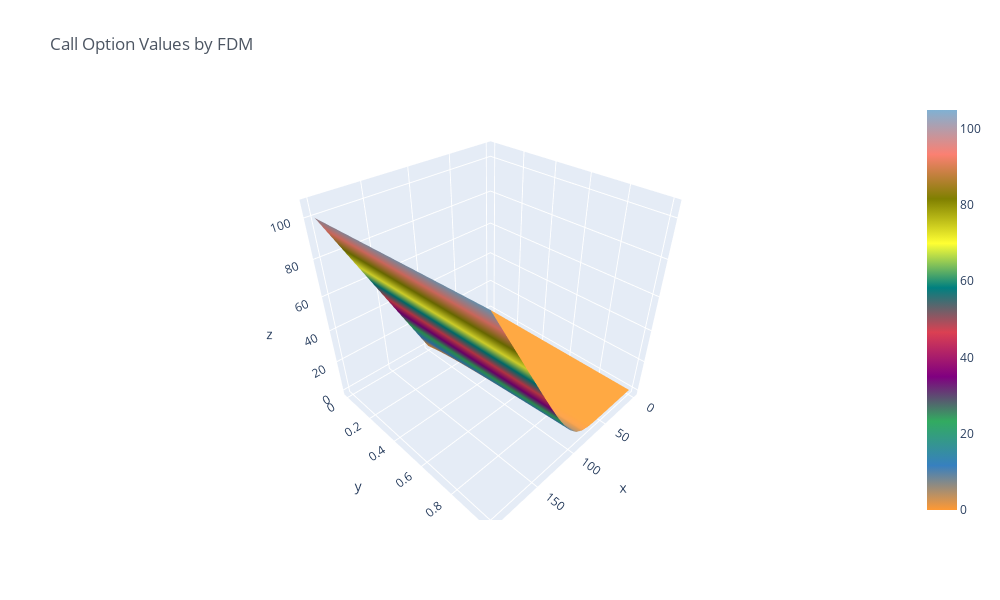

Notebook source saved alongside this figure:
### Markdown cell above
## Visualize the payoff

### Code cell
# Plot Call Option Payoff
grid.iplot(kind='surface', title='Call Option Values by FDM')

### Figure 1 — Plotly figure (JSON) as saved in the notebook; plotly's stock layout.template omitted (floating-point values rounded to 4 significant figures; data arrays with more than 128 entries replaced by an {"elided": "..."} marker saying what was removed)
{"data": [{"colorscale": [[0, "rgb(255, 153, 51)"], [0.1111, "rgb(55, 128, 191)"], [0.2222, "rgb(50, 171, 96)"], [0.3333, "rgb(128, 0, 128)"], [0.4444, "rgb(219, 64, 82)"], [0.5556, "rgb(0, 128, 128)"], [0.6667, "rgb(255, 255, 51)"], [0.7778, "rgb(128, 128, 0)"], [0.8889, "rgb(251, 128, 114)"], [1, "rgb(128, 177, 211)"]], "type": "surface", "x": [0, 10, 20, 30, 40, 50, 60, 70, 80, 90, 100, 110, 120, 130, 140, 150, 160, 170, 180, 190, 200], "y": [0, 0.056, 0.111, 0.167, 0.222, 0.278, 0.333, 0.389, 0.444, 0.5, 0.556, 0.611, 0.667, 0.722, 0.778, 0.833, 0.889, 0.944, 1], "z": {"elided": "19x21 float values"}}], "layout": {"height": 600, "legend": {"bgcolor": "#FFFFFF", "font": {"color": "#4D5663"}}, "paper_bgcolor": "#FFFFFF", "plot_bgcolor": "#FFFFFF", "scene": {"aspectmode": "auto", "aspectratio": {"x": 1, "y": 1, "z": 1}}, "title": {"font": {"color": "#4D5663"}, "text": "Call Option Values by FDM"}, "width": 1000, "xaxis": {"gridcolor": "#E1E5ED", "showgrid": true, "tickfont": {"color": "#4D5663"}, "title": {"font": {"color": "#4D5663"}, "text": ""}, "zerolinecolor": "#E1E5ED"}, "yaxis": {"gridcolor": "#E1E5ED", "showgrid": true, "tickfont": {"color": "#4D5663"}, "title": {"font": {"color": "#4D5663"}, "text": ""}, "zerolinecolor": "#E1E5ED"}}}
